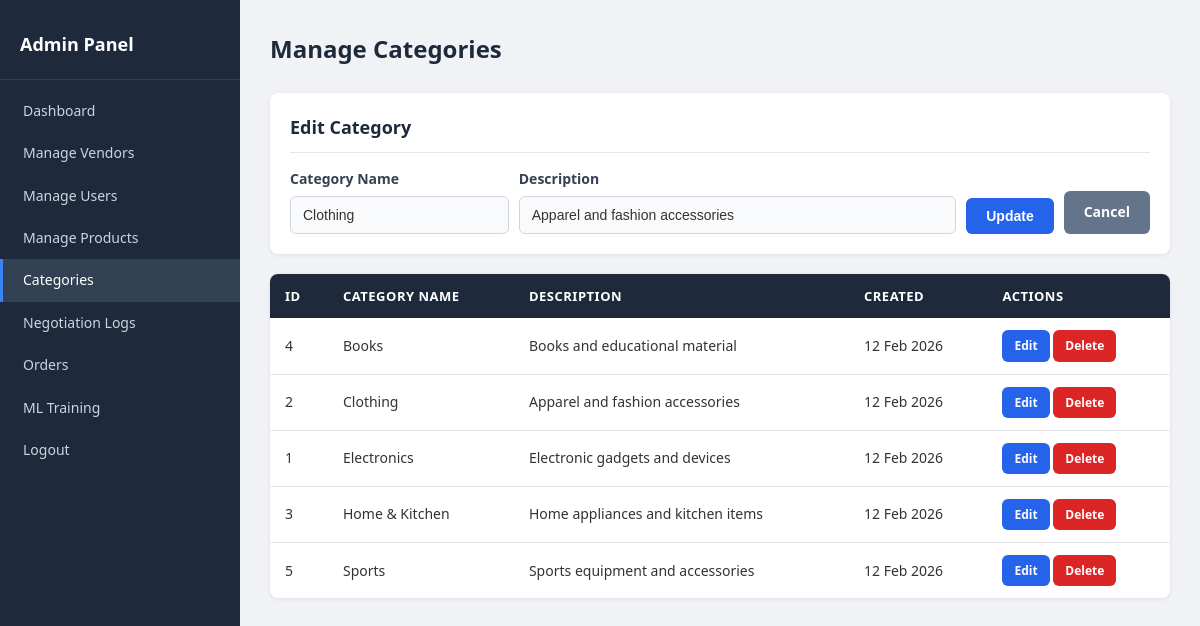
Page /admin/manage_categories.php?edit=2 (signed in) on the committed database.
### tables this page shows
CREATE TABLE categories (
    id INT AUTO_INCREMENT PRIMARY KEY,
    category_name VARCHAR(150) NOT NULL,
    category_description TEXT,
    created_at TIMESTAMP DEFAULT CURRENT_TIMESTAMP
);

### admin/manage_categories.php (the view, shortened to what this page needs)
<?php
require_once("../config/config.php");
$cat_query = "SELECT * FROM categories ORDER BY category_name";
$cat_result = mysqli_query($conn, $cat_query);
$edit_cat = null;
if (isset($_GET['edit'])) {
    $edit_id = mysqli_real_escape_string($conn, $_GET['edit']);
    $edit_result = mysqli_query($conn, "SELECT * FROM categories WHERE id='$edit_id'");
    $edit_cat = mysqli_fetch_assoc($edit_result);
}
?>
<!DOCTYPE html>
<html lang="en">
<head>
    <link rel="stylesheet" href="../assests/css/style.css">
</head>
<body>
<div class="page-wrapper">
    <div class="sidebar">
        <div class="sidebar-header">Admin Panel</div>
        <ul class="sidebar-menu">
            <li><a href="dashboard.php">Dashboard</a></li>
            <li><a href="manage_vendors.php">Manage Vendors</a></li>
            <li><a href="manage_users.php">Manage Users</a></li>
            <li><a href="manage_products.php">Manage Products</a></li>
            <li><a href="manage_categories.php" class="active">Categories</a></li>
            <li><a href="negotiation_logs.php">Negotiation Logs</a></li>
            <li><a href="orders.php">Orders</a></li>
            <li><a href="ml_training.php">ML Training</a></li>
            <li><a href="logout.php">Logout</a></li>
        </ul>
    </div>
    <div class="main-content">
        <div class="page-header">
            <h1>Manage Categories</h1>
        </div>
        <div class="card mb-20">
            <div class="card-header"><?php echo $edit_cat ? 'Edit Category' : 'Add New Category'; ?></div>
            <form method="POST" style="display:flex; gap:10px; align-items:flex-end; flex-wrap:wrap;">
                <div class="form-group" style="flex:1; min-width:200px; margin-bottom:0;">
                    <label>Category Name</label>
                    <input type="text" name="category_name" value="<?php echo $edit_cat ? htmlspecialchars($edit_cat['category_name']) : ''; ?>" required>
                </div>
                <div class="form-group" style="flex:2; min-width:200px; margin-bottom:0;">
                    <label>Description</label>
                    <input type="text" name="category_description" value="<?php echo $edit_cat ? htmlspecialchars($edit_cat['category_description']) : ''; ?>">
                </div>
                <?php if ($edit_cat) { ?>
                    <button type="submit" name="edit_category" class="btn btn-primary">Update</button>
                    <a href="manage_categories.php" class="btn btn-secondary">Cancel</a>
                <?php } else { ?>
                    <button type="submit" name="add_category" class="btn btn-success">Add Category</button>
                <?php } ?>
            </form>
        </div>
        <?php if (mysqli_num_rows($cat_result) > 0) { ?>
            <table class="data-table">
                <thead>
                    <tr>
                        <th>ID</th>
                        <th>Category Name</th>
                        <th>Description</th>
                        <th>Created</th>
                        <th>Actions</th>
                    </tr>
                </thead>
                <tbody>
                    <?php while ($cat = mysqli_fetch_assoc($cat_result)) { ?>
                        <tr>
                            <td><?php echo $cat['id']; ?></td>
                            <td><?php echo htmlspecialchars($cat['category_name']); ?></td>
                            <td><?php echo htmlspecialchars($cat['category_description']); ?></td>
                            <td><?php echo date('d M Y', strtotime($cat['created_at'])); ?></td>
                            <td>
                                <a href="manage_categories.php?edit=<?php echo $cat['id']; ?>" class="btn btn-primary btn-sm">Edit</a>
                                <a href="manage_categories.php?delete=<?php echo $cat['id']; ?>" class="btn btn-danger btn-sm" onclick="return confirm('Delete this category?')">Delete</a>
                            </td>
                        </tr>
                    <?php } ?>
                </tbody>
            </table>
        <?php } else { ?>
            <div class="card">
                <p class="text-center">No categories found.</p>
            </div>
        <?php } ?>
    </div>
</div>
</body>
</html>

### assests/css/style.css (style rules this page uses)
* { margin: 0; padding: 0; box-sizing: border-box; }
body { font-family: 'Segoe UI', Tahoma, Geneva, Verdana, sans-serif; background-color: #f0f2f5; color: #333; line-height: 1.6; }
a { text-decoration: none; color: #2563eb; }
.page-wrapper { display: flex; min-height: 100vh; }
.main-content { flex: 1; padding: 30px; }
.sidebar { width: 240px; background-color: #1e293b; color: #cbd5e1; min-height: 100vh; padding: 20px 0; }
.sidebar .sidebar-header { padding: 10px 20px 20px; font-size: 18px; font-weight: 700; color: #fff; border-bottom: 1px solid #334155; }
.sidebar .sidebar-menu { list-style: none; padding: 10px 0; }
.sidebar .sidebar-menu li a { display: block; padding: 10px 20px; color: #cbd5e1; font-size: 14px; transition: background-color 0.2s, color 0.2s; border-left: 3px solid transparent; }
.sidebar .sidebar-menu li a:hover, .sidebar .sidebar-menu li a.active { background-color: #334155; color: #fff; border-left-color: #3b82f6; }
.card { background-color: #fff; border-radius: 8px; padding: 20px; box-shadow: 0 1px 4px rgba(0,0,0,0.08); margin-bottom: 20px; }
.card-header { font-size: 18px; font-weight: 600; margin-bottom: 15px; padding-bottom: 10px; border-bottom: 1px solid #e5e7eb; color: #1e293b; }
.form-group { margin-bottom: 16px; }
.form-group label { display: block; margin-bottom: 5px; font-weight: 600; font-size: 14px; color: #374151; }
.form-group input, .form-group select, .form-group textarea { width: 100%; padding: 10px 12px; border: 1px solid #d1d5db; border-radius: 6px; font-size: 14px; color: #333; background-color: #f9fafb; transition: border-color 0.2s; }
.btn { display: inline-block; padding: 10px 20px; font-size: 14px; font-weight: 600; border: none; border-radius: 6px; cursor: pointer; text-align: center; transition: background-color 0.2s, transform 0.1s; }
.btn-primary { background-color: #2563eb; color: #fff; }
.btn-danger { background-color: #dc2626; color: #fff; }
.btn-secondary { background-color: #64748b; color: #fff; }
.btn-sm { padding: 6px 12px; font-size: 12px; }
.data-table { width: 100%; border-collapse: collapse; background-color: #fff; border-radius: 8px; overflow: hidden; box-shadow: 0 1px 4px rgba(0,0,0,0.08); }
.data-table thead { background-color: #1e293b; color: #fff; }
.data-table th { padding: 12px 15px; text-align: left; font-weight: 600; font-size: 13px; text-transform: uppercase; letter-spacing: 0.5px; }
.data-table td { padding: 12px 15px; border-bottom: 1px solid #e5e7eb; font-size: 14px; }
.data-table tbody tr:last-child td { border-bottom: none; }
.page-header { display: flex; justify-content: space-between; align-items: center; margin-bottom: 25px; }
.page-header h1 { font-size: 24px; color: #1e293b; font-weight: 700; }
.mb-20 { margin-bottom: 20px; }

### rows in the picture
categories: category_name "Clothing", category_description "Apparel and fashion accessories", id "2", created_at "12 Feb 2026"
categories: id "4", category_name "Books", category_description "Books and educational material", created_at "12 Feb 2026"
categories: id "1", category_name "Electronics", category_description "Electronic gadgets and devices", created_at "12 Feb 2026"
categories: id "3", category_name "Home & Kitchen", category_description "Home appliances and kitchen items", created_at "12 Feb 2026"
categories: id "5", category_name "Sports", category_description "Sports equipment and accessories", created_at "12 Feb 2026"
